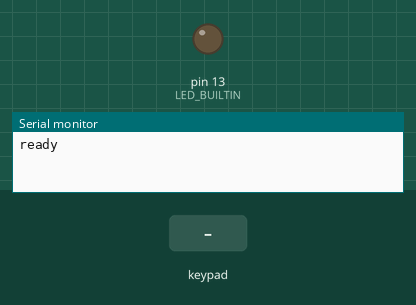
Recording of a sketch running on a simulated Arduino Nano, built with avr-gcc and run on an emulated ATmega328P. Shown: output pins drawn as LEDs (lit = HIGH), the last lines printed to the serial monitor. Dashed ring = blinking. The inputs (shaded band) are chosen by the test bench.

Above: at 1.2 s.
1.3 s: keypad keys 1 1 1 0 9 8 pressed 0.4 s apart
At 1.37 s:
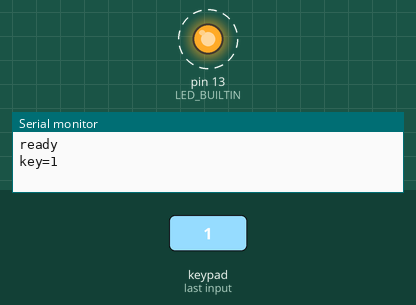
5.2 s: key 'A' pressed
At 5.27 s:
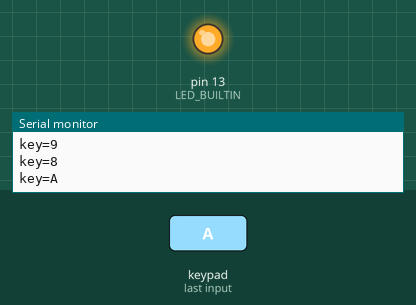
6.7 s: key 'B' pressed
At 7.6 s:
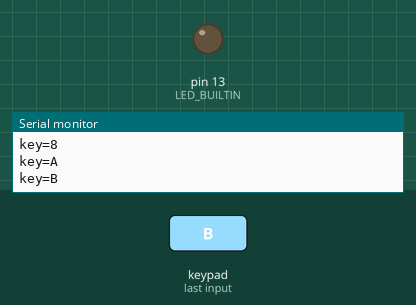
8.2 s: keypad keys 1 1 1 0 9 8 # pressed 0.4 s apart
At 10.68 s:
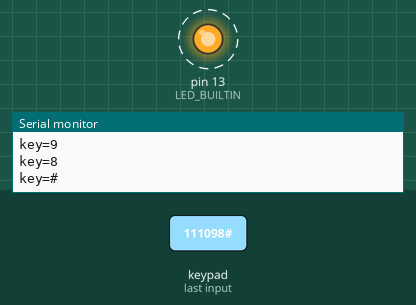
12.5 s: key 'C' pressed
At 13.2 s:
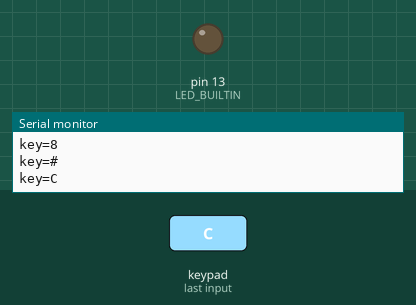
14.0 s: keypad keys 1 1 1 0 9 8 * pressed 0.4 s apart
At 16.48 s:
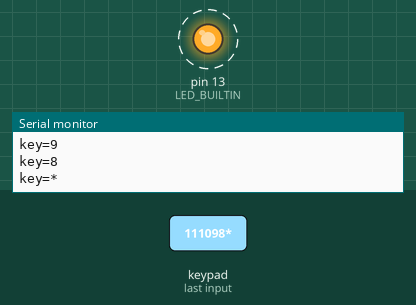
Timing chart, 0 to 18.1 s (numbered marks = the images above; inputs shaded):
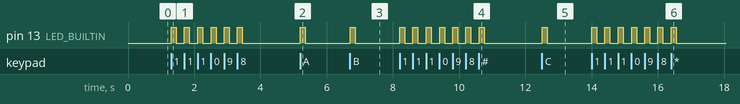

The sketch:

keypad.ino
```cpp
#include <Keypad.h>

const byte ROWS = 4;
const byte COLS = 4;

char keys[ROWS][COLS] = {
  {'1', '2', '3', 'A'},
  {'4', '5', '6', 'B'},
  {'7', '8', '9', 'C'},
  {'*', '0', '#', 'D'}
};

// Wired to R1..R4 (PORTB: D11..D8, header pins 1..4) and C1..C4 (PORTD: D5..D2, header pins 5..8)
// on keypad-4x4. Keeping rows and columns on separate AVR ports avoids reading hi-Z columns via PINx.
byte rowPins[ROWS] = {11, 10, 9, 8};
byte colPins[COLS] = {5, 4, 3, 2};

Keypad keypad = Keypad(makeKeymap(keys), rowPins, colPins, ROWS, COLS);

void setup() {
  Serial.begin(115200);
  pinMode(LED_BUILTIN, OUTPUT);
  Serial.println("ready");
}

void loop() {
  char key = keypad.getKey();
  if (key) {
    Serial.print("key=");
    Serial.println(key);
  }
  KeyState state = keypad.getState();
  digitalWrite(LED_BUILTIN, (state == PRESSED || state == HOLD) ? HIGH : LOW);
}
```

Measured:
- after the input at 1.3 s, pin 13 (LED_BUILTIN): alternates HIGH for 0.15 s and LOW for 0.25 s, 12 changes in all, then stays LOW, starting at once
- after the input at 5.2 s, pin 13 (LED_BUILTIN): LOW → HIGH at once, → LOW 0.15 s later
- after the input at 6.7 s, pin 13 (LED_BUILTIN): LOW → HIGH at once, → LOW 0.15 s later
- after the input at 8.2 s, pin 13 (LED_BUILTIN): alternates HIGH for 0.15 s and LOW for 0.25 s, 14 changes in all, then stays LOW, starting at once
- after the input at 12.5 s, pin 13 (LED_BUILTIN): LOW → HIGH at once, → LOW 0.15 s later
- after the input at 14.0 s, pin 13 (LED_BUILTIN): alternates HIGH for 0.15 s and LOW for 0.25 s, 14 changes in all, then stays LOW, starting at once
